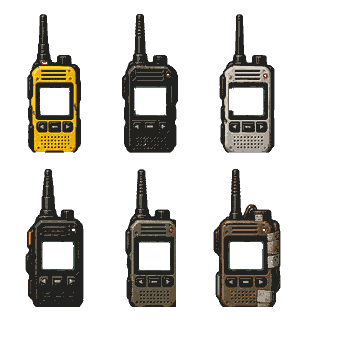
#> input picture Contents/mods/PsychopatzCore/42.20/media/ui/psychopatz/radio/shells/DTA_Walkie_Shells_CompactSource.png, 341 x 341 px
$ python -i source.py   (imports and definitions only)
#> lines starting #> are read from the running program, lines starting #| are printed output that depends on the picture
### tools/asset_harness/core/responses.py
"""Stable JSON response envelopes and bounded artifact descriptors."""

from __future__ import annotations

import hashlib
import json
from pathlib import Path
from typing import Any, Mapping, Sequence


SCHEMA_VERSION = 1


# [4 lines left out: function canonical_json, not called in this run]


def sha256_bytes(value: bytes) -> str:
    return hashlib.sha256(value).hexdigest()


def sha256_path(path: Path) -> str:
    digest = hashlib.sha256()
    with path.open("rb") as handle:
        for chunk in iter(lambda: handle.read(1024 * 1024), b""):
            digest.update(chunk)
    return digest.hexdigest()


# [6 lines left out: function artifact_descriptor, not called in this run]


def revision_for(value: Any) -> str:
    return sha256_bytes(canonical_json(value))


# [84 lines left out: functions _bounded, bound_response, envelope, not called in this run]

### tools/asset_harness/core/source.py
"""Read-only source PNG inspection and project source registration."""

from __future__ import annotations

from collections import Counter
from pathlib import Path
from typing import Any

from PIL import Image

from .errors import AssetHarnessError
from .paths import MAX_PIXELS, MAX_SOURCE_BYTES, atomic_write_bytes, ensure_within, resolve_reference, relative_reference
from .project import project_workspace
from .responses import sha256_path


def _bounds_from_alpha(alpha: Image.Image, predicate: str) -> list[int] | None:
    width, height = alpha.size
    pixels = alpha.load()
    min_x, min_y, max_x, max_y = width, height, -1, -1
    for y in range(height):
        for x in range(width):
            value = int(pixels[x, y])
            active = value > 0 if predicate == "nonzero" else value == 255
            if active:
                min_x = min(min_x, x)
                min_y = min(min_y, y)
                max_x = max(max_x, x)
                max_y = max(max_y, y)
    if max_x < 0:
        return None
    return [min_x, min_y, max_x - min_x + 1, max_y - min_y + 1]


def inspect_image(path: Path) -> dict[str, Any]:
    target = Path(path).expanduser().resolve()
    if not target.exists():
        raise AssetHarnessError("FILE_NOT_FOUND", f"image does not exist: {target}")
    if not target.is_file():
        raise AssetHarnessError("FILE_NOT_IMAGE", f"image path is not a file: {target}")
    if target.stat().st_size > MAX_SOURCE_BYTES:
        raise AssetHarnessError("IMAGE_TOO_LARGE", f"image exceeds byte limit: {target}")
    try:
        with Image.open(target) as image:
#> image is the input picture: PIL image 341x341 P; mean R, G, B, A 16.6, 15.2, 11.2, 58.8
            width, height = image.size
#> width = 341; height = 341
            if width * height > MAX_PIXELS:
                raise AssetHarnessError("IMAGE_TOO_LARGE", f"image exceeds pixel limit: {target}")
            image.load()
            bands = image.getbands()
#> bands = ('P',)
            rgba = image.convert("RGBA")
            alpha = rgba.getchannel("A")
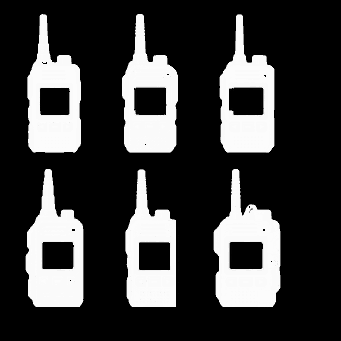
#> alpha: PIL image 341x341 L; min 0, max 253, mean 58.8
            histogram = alpha.histogram()
#> histogram = 256 values, max 87904 at index 0, min 0 at index 6, mean 454.2
            nonzero = sum(histogram[1:])
#> nonzero = 28377
            opaque = histogram[255]
#> opaque = 0
            transparent = histogram[0]
#> transparent = 87904
            return {
                "path": str(target),
                "sha256": sha256_path(target),
                "bytes": target.stat().st_size,
                "format": image.format,
                "width": width,
                "height": height,
                "mode": image.mode,
                "bands": list(bands),
                "has_alpha": "A" in bands,
                "alpha": {
                    "transparent_pixels": transparent,
                    "nonzero_pixels": nonzero,
                    "opaque_pixels": opaque,
                    "partial_pixels": max(0, nonzero - opaque),
                    "histogram": histogram,
                },
                "nonzero_bounds": _bounds_from_alpha(alpha, "nonzero"),
                "opaque_bounds": _bounds_from_alpha(alpha, "opaque"),
                "metadata_keys": sorted(str(key) for key in image.info),
            }
    except AssetHarnessError:
        raise
    except (OSError, UnicodeError, ValueError) as error:
        raise AssetHarnessError("IMAGE_UNREADABLE", f"cannot inspect image: {target}: {error}") from error


def load_rgba(path: Path) -> Image.Image:
    info = inspect_image(path)
#> info = 13 items
    try:
        with Image.open(path) as image:
            return image.convert("RGBA").copy()
    except (OSError, ValueError) as error:
        raise AssetHarnessError("IMAGE_UNREADABLE", f"cannot load image: {info['path']}") from error


# [62 lines left out: functions register_source, import_source, not called in this run]

>>> result = load_rgba('../../../Contents/mods/PsychopatzCore/42.20/media/ui/psychopatz/radio/shells/DTA_Walkie_Shells_CompactSource.png')
